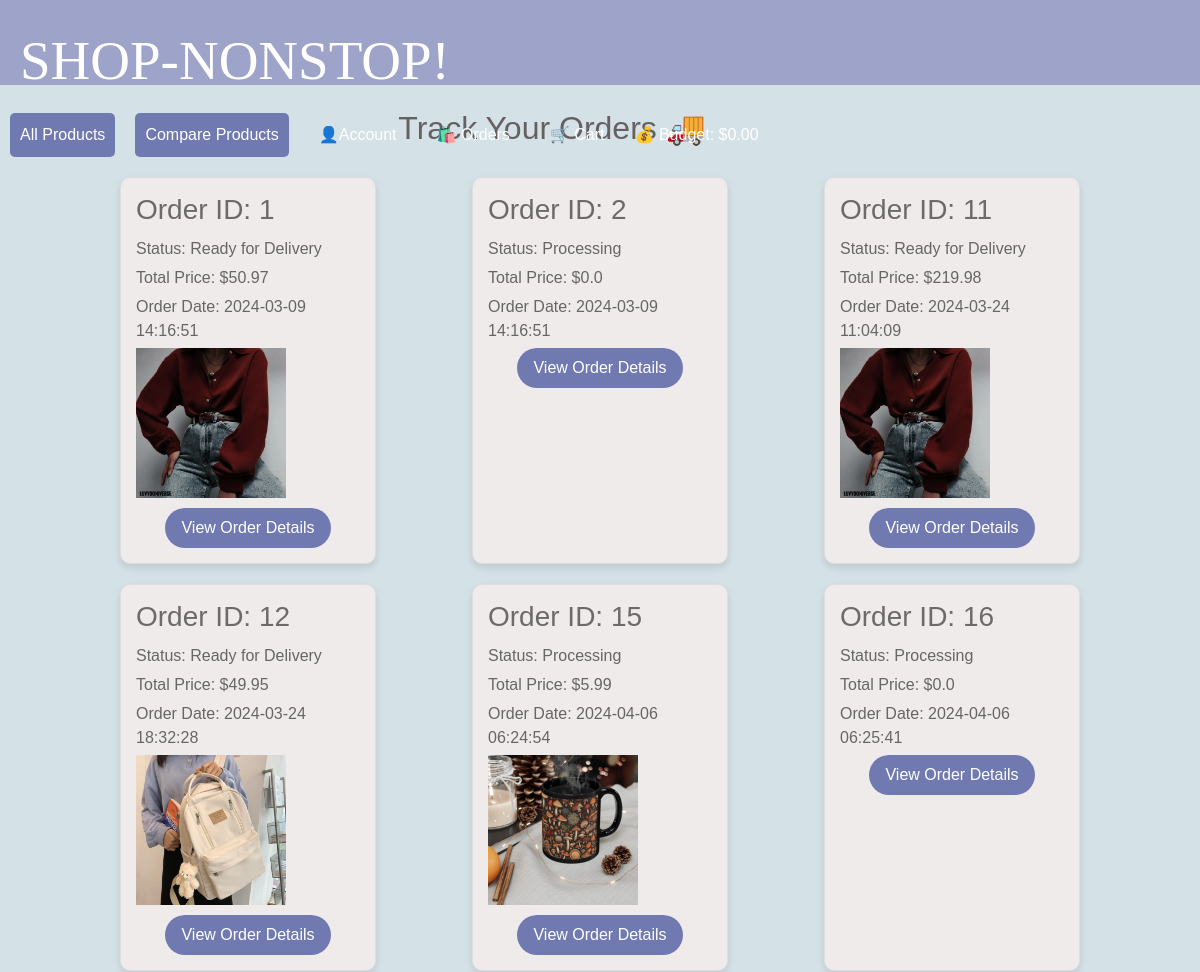
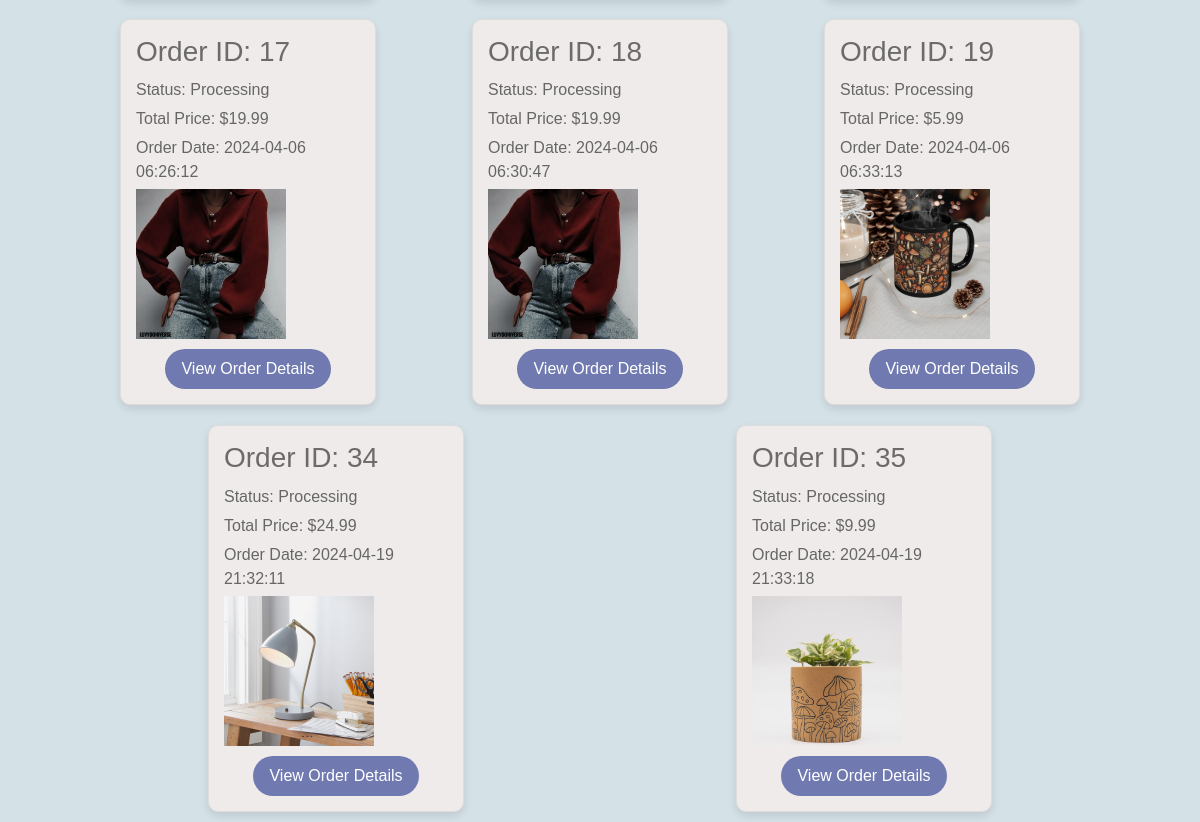
The app's page /track_order (signed in) with its own data (2 pictures, top to bottom).
### app/models.py (models this page shows, shortened)
class Order(db.Model):
    __tablename__ = 'order'
    id = db.Column(db.Integer, primary_key=True)
    user_id = db.Column(db.Integer, db.ForeignKey('user.id'), nullable=False)
    phone = db.Column(db.String(20), nullable=False)
    address = db.Column(db.String(100), nullable=False)
    total_price = db.Column(db.Float, nullable=False)
    date_created = db.Column(db.DateTime, default=datetime.utcnow())
    tracking_level = db.Column(db.String(50), nullable=True)
    items = db.relationship('Items', secondary=order_items,
                            backref=db.backref('orders', lazy='dynamic'))

### app/routes.py (the view)
@app.route('/track_order')
def track_order():
    username = session.get('username')
    if username:
        user = User.query.filter_by(username=username).first()
        order_history = Order.query.filter_by(user_id=user.id).all()
        return render_template('track_order.html', username=username, order_history=order_history)
    else:
        return redirect(url_for('login'))

### app/templates/track_order.html (shortened to what this page needs)
{% extends "base.html" %}
{% block content %}
<div class="container">
    <br><h2 text-align:centre> Track Your Orders 🚚</h2>
    <div class="orders">
        {% if order_history %}
            {% for order in order_history %}
                <div class="order">
                    <h3>Order ID: {{ order.id }}</h3>
                    <p>Status: {{ order.tracking_level }}</p>
                    <p>Total Price: ${{ order.total_price | round(2) }}</p>
                    {% if order.date_created %}
                        <p>Order Date: {{ order.date_created.strftime('%Y-%m-%d %H:%M:%S') }}</p>
                    {% endif %}
                    {% if order.items %}
                        <div class="product-image">
                            <img src="{{ order.items[0].pic }}" alt="Product Image" width="150">
                        </div>
                    {% endif %}
                    <div class="order-details">
                        <a href="/order_history">View Order Details</a>
                    </div>
                </div>
            {% endfor %}
        {% else %}
            <p>No orders to track.</p>
        {% endif %}
    </div>
</div>
{% endblock %}

### app/templates/base.html (style rules this page uses)
body { margin: 0; font-family: Font1,Arial, sans-serif; background-color: #dfe3ee; color: #615f5f; }
h2 { display: flex; justify-content: flex-end; max-width: 60%; }

### app/templates/track_order.html (style rules this page uses)
body { font-family: Arial, sans-serif; margin: 0; padding: 0; background-color: #d4e1e7; }
.container { width: 90%; margin: auto; overflow: hidden; color:#666; }
h2 { color: #656161; text-align: center; }
.orders { display: flex; flex-wrap: wrap; justify-content: space-around; margin-top: 20px; }
.order { width: calc(25% - 8px); background-color: #f0ebeb; border: 1px solid #ddd; border-radius: 10px; margin: 10px; padding: 15px; box-shadow: 0 4px 8px rgba(0, 0, 0, 0.1); transition: transform 0.3s ease; }
.order h3 { color: #6c6a6a; margin-bottom: 10px; }
.order p { margin: 5px 0; color: #666; }
.product-image { width: 100%; height: auto; margin-bottom: 10px; border-radius: 5px; }
.order-details { text-align: center; }
.order-details a { display: inline-block; padding: 8px 16px; background-color: #707ab0; color: #fff; text-decoration: none; border-radius: 20px; transition: background-color 0.3s; }

### records on screen
Order: id "1", tracking_level "Ready for Delivery", total_price "50.97", date_created "2024-03-09 14:16:51"
Order: id "2", tracking_level "Processing", total_price "0.0", date_created "2024-03-09 14:16:51"
Order: id "11", tracking_level "Ready for Delivery", total_price "219.98", date_created "2024-03-24 11:04:09"
Order: id "12", tracking_level "Ready for Delivery", total_price "49.95", date_created "2024-03-24 18:32:28", shows a picture
Order: id "15", tracking_level "Processing", total_price "5.99", date_created "2024-04-06 06:24:54"
Order: id "16", tracking_level "Processing", total_price "0.0", date_created "2024-04-06 06:25:41"
Order: id "17", tracking_level "Processing", total_price "19.99", date_created "2024-04-06 06:26:12"
Order: id "18", tracking_level "Processing", total_price "19.99", date_created "2024-04-06 06:30:47"
Order: id "19", tracking_level "Processing", total_price "5.99", date_created "2024-04-06 06:33:13"
Order: id "34", tracking_level "Processing", total_price "24.99", date_created "2024-04-19 21:32:11", shows a picture
Order: id "35", tracking_level "Processing", total_price "9.99", date_created "2024-04-19 21:33:18", shows a picture

### other values on screen
{{ session.get('budget', '0.00') }} "0.00"
